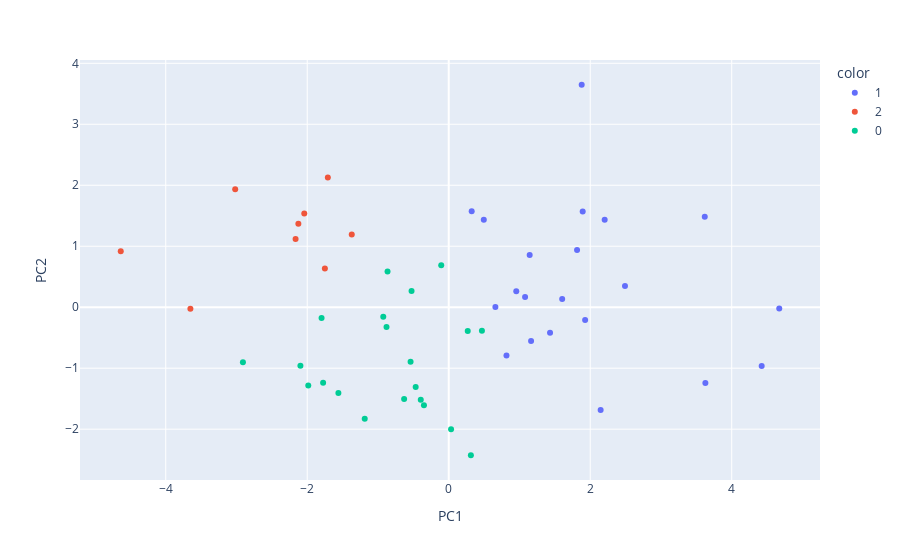

Notebook code for this chart:
### Markdown cell above
Cluster Visualization with PCA()

### Code cell
px.scatter(x='PC1', y='PC2', data_frame=dfpca,
           color=model.labels_.astype(str), hover_name=dfpca.index)

### Figure 1 — Plotly figure (JSON) as saved in the notebook; plotly's stock layout.template omitted (floating-point values rounded to 4 significant figures)
{"data": [{"hovertemplate": "<b>%{hovertext}</b><br><br>color=1<br>PC1=%{x}<br>PC2=%{y}<extra></extra>", "hovertext": ["AL", "AK", "AZ", "AR", "DE", "FL", "HI", "KY", "LA", "MO", "MT", "NC", "ND", "OK", "PA", "SC", "SD", "TN", "TX", "WV", "WY"], "legendgroup": "1", "marker": {"color": "#636efa", "symbol": "circle"}, "mode": "markers", "name": "1", "orientation": "v", "showlegend": true, "type": "scatter", "x": [1.604, 1.144, 1.432, 2.492, 0.3247, 0.4957, 1.928, 1.079, 1.879, 0.6597, 3.628, 0.8163, 4.424, 1.894, 1.814, 4.672, 2.147, 0.9549, 2.204, 3.619, 1.164], "xaxis": "x", "y": [0.1334, 0.8582, -0.4205, 0.349, 1.574, 1.435, -0.2102, 0.1679, 3.648, 0.003254, -1.243, -0.7933, -0.9657, 1.57, 0.9366, -0.01952, -1.685, 0.2608, 1.433, 1.485, -0.5561], "yaxis": "y"}, {"hovertemplate": "<b>%{hovertext}</b><br><br>color=2<br>PC1=%{x}<br>PC2=%{y}<extra></extra>", "hovertext": ["CA", "CT", "DC", "MD", "MA", "MI", "NJ", "NY", "RI"], "legendgroup": "2", "marker": {"color": "#EF553B", "symbol": "circle"}, "mode": "markers", "name": "2", "orientation": "v", "showlegend": true, "type": "scatter", "x": [-1.751, -2.125, -4.636, -1.709, -3.651, -1.371, -3.018, -2.042, -2.164], "xaxis": "x", "y": [0.6336, 1.371, 0.919, 2.126, -0.02508, 1.191, 1.936, 1.539, 1.119], "yaxis": "y"}, {"hovertemplate": "<b>%{hovertext}</b><br><br>color=0<br>PC1=%{x}<br>PC2=%{y}<extra></extra>", "hovertext": ["CO", "GA", "ID", "IL", "IN", "IA", "KS", "ME", "MN", "MS", "NE", "NV", "NH", "NM", "OH", "OR", "UT", "VT", "VA", "WA", "WI"], "legendgroup": "0", "marker": {"color": "#00cc96", "symbol": "circle"}, "mode": "markers", "name": "0", "orientation": "v", "showlegend": true, "type": "scatter", "x": [-0.9251, -0.5254, 0.3131, -0.8793, -0.3953, -0.3501, 0.2687, 0.03317, -2.909, -0.8649, -0.4671, -0.106, -1.775, 0.4693, -0.5391, -1.559, -1.985, -0.6303, -1.797, -2.096, -1.187], "xaxis": "x", "y": [-0.1544, 0.2667, -2.428, -0.3253, -1.518, -1.606, -0.3886, -2.001, -0.9038, 0.5837, -1.309, 0.6897, -1.239, -0.3845, -0.8926, -1.407, -1.283, -1.505, -0.1776, -0.959, -1.83], "yaxis": "y"}], "layout": {"legend": {"title": {"text": "color"}, "tracegroupgap": 0}, "margin": {"t": 60}, "xaxis": {"anchor": "y", "domain": [0, 1], "title": {"text": "PC1"}}, "yaxis": {"anchor": "x", "domain": [0, 1], "title": {"text": "PC2"}}}}
